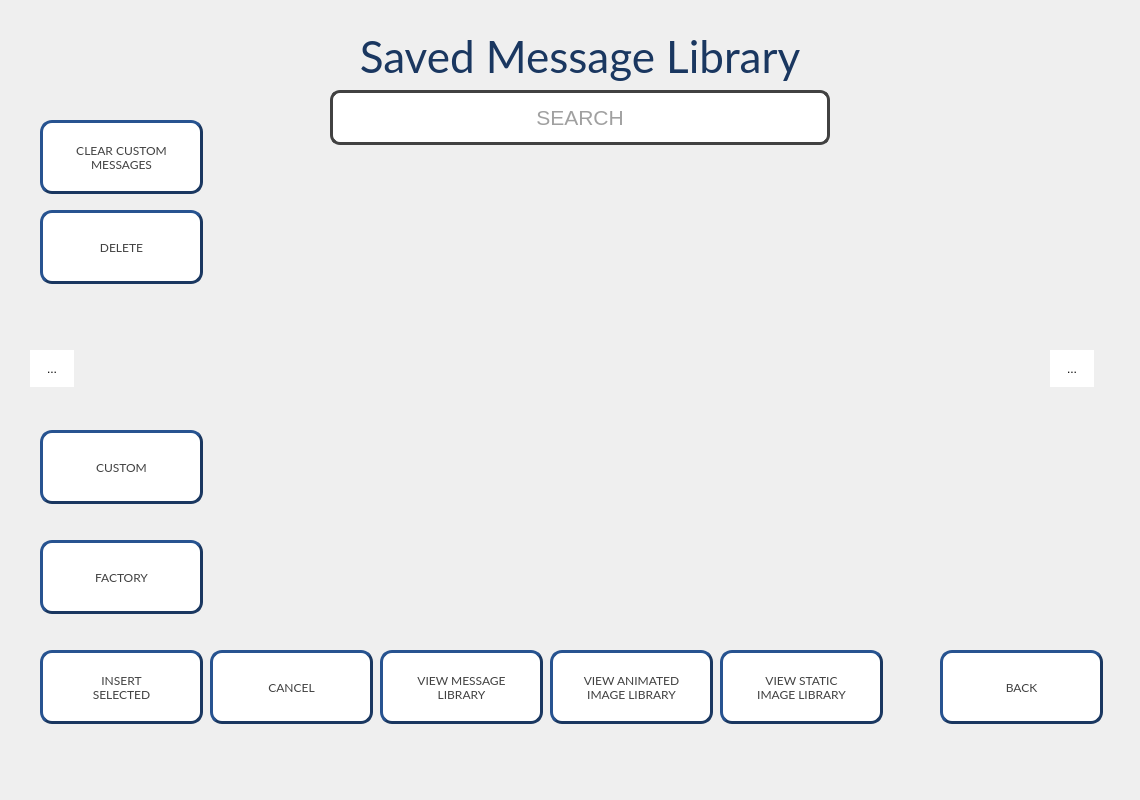
<?xml version="1.0" encoding="UTF-8"?>
<ui version="4.0">
 <class>HNS_Message_Library</class>
 <widget class="QWidget" name="HNS_Message_Library">
  <property name="geometry">
   <rect>
    <x>0</x>
    <y>0</y>
    <width>1140</width>
    <height>800</height>
   </rect>
  </property>
  <property name="windowTitle">
   <string>Form</string>
  </property>
  <widget class="QToolButton" name="PB_MsgLib_Next">
   <property name="geometry">
    <rect>
     <x>1050</x>
     <y>350</y>
     <width>44</width>
     <height>37</height>
    </rect>
   </property>
   <property name="styleSheet">
    <string notr="true">QToolButton{
background-color:#FFFFFF;
border:none
}</string>
   </property>
   <property name="text">
    <string>...</string>
   </property>
   <property name="icon">
    <iconset>
     <normaloff>:/icons/Right Arrow.png</normaloff>:/icons/Right Arrow.png</iconset>
   </property>
   <property name="iconSize">
    <size>
     <width>42</width>
     <height>35</height>
    </size>
   </property>
  </widget>
  <widget class="QPushButton" name="PB_MsgLib_Del_All">
   <property name="geometry">
    <rect>
     <x>40</x>
     <y>120</y>
     <width>163</width>
     <height>74</height>
    </rect>
   </property>
   <property name="font">
    <font>
     <family>Lato</family>
    </font>
   </property>
   <property name="styleSheet">
    <string notr="true">QPushButton{
	background-color:#FFFFFF;
	color:#414141;
	border-style:outset;
	border-width:3px;
	border-color:#1A3760;
	border-radius:12px;
}</string>
   </property>
   <property name="text">
    <string>CLEAR CUSTOM
MESSAGES</string>
   </property>
  </widget>
  <widget class="HNS_Message_Preview" name="GV_MessageLibrary_Preview2" native="true">
   <property name="geometry">
    <rect>
     <x>510</x>
     <y>160</y>
     <width>230</width>
     <height>125</height>
    </rect>
   </property>
   <property name="styleSheet">
    <string notr="true"/>
   </property>
  </widget>
  <widget class="QPushButton" name="PB_MsgLib_Pick2">
   <property name="geometry">
    <rect>
     <x>380</x>
     <y>650</y>
     <width>163</width>
     <height>74</height>
    </rect>
   </property>
   <property name="font">
    <font>
     <family>Lato</family>
    </font>
   </property>
   <property name="styleSheet">
    <string notr="true">QPushButton{
	background-color:#FFFFFF;
	color:#414141;
	border-style:outset;
	border-width:3px;
	border-color:#1A3760;
	border-radius:12px;
}</string>
   </property>
   <property name="text">
    <string>VIEW MESSAGE
LIBRARY</string>
   </property>
  </widget>
  <widget class="QToolButton" name="PB_MsgLib_Prev">
   <property name="geometry">
    <rect>
     <x>30</x>
     <y>350</y>
     <width>44</width>
     <height>37</height>
    </rect>
   </property>
   <property name="styleSheet">
    <string notr="true">QToolButton{
background-color:#FFFFFF;
border:none
}</string>
   </property>
   <property name="text">
    <string>...</string>
   </property>
   <property name="icon">
    <iconset>
     <normaloff>:/icons/Left Arrow.png</normaloff>:/icons/Left Arrow.png</iconset>
   </property>
   <property name="iconSize">
    <size>
     <width>42</width>
     <height>35</height>
    </size>
   </property>
  </widget>
  <widget class="HNS_Message_Preview" name="GV_MessageLibrary_Preview9" native="true">
   <property name="geometry">
    <rect>
     <x>790</x>
     <y>500</y>
     <width>230</width>
     <height>125</height>
    </rect>
   </property>
   <property name="styleSheet">
    <string notr="true"/>
   </property>
  </widget>
  <widget class="HNS_Message_Preview" name="GV_MessageLibrary_Preview5" native="true">
   <property name="geometry">
    <rect>
     <x>510</x>
     <y>330</y>
     <width>230</width>
     <height>125</height>
    </rect>
   </property>
   <property name="styleSheet">
    <string notr="true"/>
   </property>
  </widget>
  <widget class="HNS_Message_Preview" name="GV_MessageLibrary_Preview1" native="true">
   <property name="geometry">
    <rect>
     <x>230</x>
     <y>160</y>
     <width>230</width>
     <height>125</height>
    </rect>
   </property>
   <property name="styleSheet">
    <string notr="true"/>
   </property>
  </widget>
  <widget class="QPushButton" name="PB_MsgLib_Custom">
   <property name="geometry">
    <rect>
     <x>40</x>
     <y>430</y>
     <width>163</width>
     <height>74</height>
    </rect>
   </property>
   <property name="font">
    <font>
     <family>Lato</family>
    </font>
   </property>
   <property name="styleSheet">
    <string notr="true">QPushButton{
	background-color:#FFFFFF;
	color:#414141;
	border-style:outset;
	border-width:3px;
	border-color:#1A3760;
	border-radius:12px;
}
QPushButton:checked{
	background-color:#1A3760;
	color:#FFFFFF;
	border-radius:12px;
}</string>
   </property>
   <property name="text">
    <string>CUSTOM</string>
   </property>
   <property name="checkable">
    <bool>true</bool>
   </property>
  </widget>
  <widget class="HNS_Message_Preview" name="GV_MessageLibrary_Preview4" native="true">
   <property name="geometry">
    <rect>
     <x>230</x>
     <y>330</y>
     <width>230</width>
     <height>125</height>
    </rect>
   </property>
   <property name="styleSheet">
    <string notr="true"/>
   </property>
  </widget>
  <widget class="QPushButton" name="PB_MsgLib_Del">
   <property name="geometry">
    <rect>
     <x>40</x>
     <y>210</y>
     <width>163</width>
     <height>74</height>
    </rect>
   </property>
   <property name="font">
    <font>
     <family>Lato</family>
    </font>
   </property>
   <property name="styleSheet">
    <string notr="true">QPushButton{
	background-color:#FFFFFF;
	color:#414141;
	border-style:outset;
	border-width:3px;
	border-color:#1A3760;
	border-radius:12px;
}</string>
   </property>
   <property name="text">
    <string>DELETE</string>
   </property>
  </widget>
  <widget class="QLineEdit" name="LE_Search">
   <property name="geometry">
    <rect>
     <x>330</x>
     <y>90</y>
     <width>500</width>
     <height>55</height>
    </rect>
   </property>
   <property name="font">
    <font>
     <pointsize>16</pointsize>
    </font>
   </property>
   <property name="styleSheet">
    <string notr="true">color:#414141;border: 3px solid #414141;border-radius:10px;</string>
   </property>
   <property name="text">
    <string/>
   </property>
   <property name="alignment">
    <set>Qt::AlignCenter</set>
   </property>
   <property name="placeholderText">
    <string>SEARCH</string>
   </property>
   <property name="clearButtonEnabled">
    <bool>true</bool>
   </property>
  </widget>
  <widget class="QPushButton" name="PB_MsgLib_InsSelected">
   <property name="geometry">
    <rect>
     <x>40</x>
     <y>650</y>
     <width>163</width>
     <height>74</height>
    </rect>
   </property>
   <property name="font">
    <font>
     <family>Lato</family>
    </font>
   </property>
   <property name="styleSheet">
    <string notr="true">QPushButton{
	background-color:#FFFFFF;
	color:#414141;
	border-style:outset;
	border-width:3px;
	border-color:#1A3760;
	border-radius:12px;
}</string>
   </property>
   <property name="text">
    <string>INSERT
SELECTED</string>
   </property>
  </widget>
  <widget class="QPushButton" name="PB_MsgLib_Back">
   <property name="geometry">
    <rect>
     <x>940</x>
     <y>650</y>
     <width>163</width>
     <height>74</height>
    </rect>
   </property>
   <property name="font">
    <font>
     <family>Lato</family>
    </font>
   </property>
   <property name="styleSheet">
    <string notr="true">QPushButton{
	background-color:#FFFFFF;
	color:#414141;
	border-style:outset;
	border-width:3px;
	border-color:#1A3760;
	border-radius:12px;
}</string>
   </property>
   <property name="text">
    <string>BACK</string>
   </property>
  </widget>
  <widget class="HNS_Message_Preview" name="GV_MessageLibrary_Preview7" native="true">
   <property name="geometry">
    <rect>
     <x>230</x>
     <y>500</y>
     <width>230</width>
     <height>125</height>
    </rect>
   </property>
   <property name="styleSheet">
    <string notr="true"/>
   </property>
  </widget>
  <widget class="QPushButton" name="PB_MsgLib_Cancel">
   <property name="geometry">
    <rect>
     <x>210</x>
     <y>650</y>
     <width>163</width>
     <height>74</height>
    </rect>
   </property>
   <property name="font">
    <font>
     <family>Lato</family>
    </font>
   </property>
   <property name="styleSheet">
    <string notr="true">QPushButton{
	background-color:#FFFFFF;
	color:#414141;
	border-style:outset;
	border-width:3px;
	border-color:#1A3760;
	border-radius:12px;
}</string>
   </property>
   <property name="text">
    <string>CANCEL</string>
   </property>
  </widget>
  <widget class="HNS_Message_Preview" name="GV_MessageLibrary_Preview6" native="true">
   <property name="geometry">
    <rect>
     <x>790</x>
     <y>330</y>
     <width>230</width>
     <height>125</height>
    </rect>
   </property>
   <property name="styleSheet">
    <string notr="true"/>
   </property>
  </widget>
  <widget class="QLabel" name="LBL_MsgLib_Title">
   <property name="geometry">
    <rect>
     <x>180</x>
     <y>30</y>
     <width>800</width>
     <height>51</height>
    </rect>
   </property>
   <property name="font">
    <font>
     <family>Lato</family>
     <pointsize>33</pointsize>
    </font>
   </property>
   <property name="styleSheet">
    <string notr="true">color:#1A3760</string>
   </property>
   <property name="text">
    <string>Saved Message Library</string>
   </property>
   <property name="alignment">
    <set>Qt::AlignCenter</set>
   </property>
  </widget>
  <widget class="HNS_Message_Preview" name="GV_MessageLibrary_Preview3" native="true">
   <property name="geometry">
    <rect>
     <x>790</x>
     <y>160</y>
     <width>230</width>
     <height>125</height>
    </rect>
   </property>
   <property name="styleSheet">
    <string notr="true"/>
   </property>
  </widget>
  <widget class="HNS_Message_Preview" name="GV_MessageLibrary_Preview8" native="true">
   <property name="geometry">
    <rect>
     <x>510</x>
     <y>500</y>
     <width>230</width>
     <height>125</height>
    </rect>
   </property>
   <property name="styleSheet">
    <string notr="true"/>
   </property>
  </widget>
  <widget class="QPushButton" name="PB_MsgLib_Pick1">
   <property name="geometry">
    <rect>
     <x>550</x>
     <y>650</y>
     <width>163</width>
     <height>74</height>
    </rect>
   </property>
   <property name="font">
    <font>
     <family>Lato</family>
    </font>
   </property>
   <property name="styleSheet">
    <string notr="true">QPushButton{
	background-color:#FFFFFF;
	color:#414141;
	border-style:outset;
	border-width:3px;
	border-color:#1A3760;
	border-radius:12px;
}</string>
   </property>
   <property name="text">
    <string>VIEW ANIMATED
IMAGE LIBRARY</string>
   </property>
  </widget>
  <widget class="QPushButton" name="PB_MsgLib_Fact">
   <property name="geometry">
    <rect>
     <x>40</x>
     <y>540</y>
     <width>163</width>
     <height>74</height>
    </rect>
   </property>
   <property name="font">
    <font>
     <family>Lato</family>
    </font>
   </property>
   <property name="styleSheet">
    <string notr="true">QPushButton{
	background-color:#FFFFFF;
	color:#414141;
	border-style:outset;
	border-width:3px;
	border-color:#1A3760;
	border-radius:12px;
}

QPushButton:checked{
	background-color:#1A3760;
	color:#FFFFFF;
	border-radius:12px;
}</string>
   </property>
   <property name="text">
    <string>FACTORY</string>
   </property>
   <property name="checkable">
    <bool>true</bool>
   </property>
   <property name="checked">
    <bool>false</bool>
   </property>
  </widget>
  <widget class="QPushButton" name="PB_MsgLib_Pick3">
   <property name="geometry">
    <rect>
     <x>720</x>
     <y>650</y>
     <width>163</width>
     <height>74</height>
    </rect>
   </property>
   <property name="font">
    <font>
     <family>Lato</family>
    </font>
   </property>
   <property name="styleSheet">
    <string notr="true">QPushButton{
	background-color:#FFFFFF;
	color:#414141;
	border-style:outset;
	border-width:3px;
	border-color:#1A3760;
	border-radius:12px;
}</string>
   </property>
   <property name="text">
    <string>VIEW STATIC
IMAGE LIBRARY</string>
   </property>
  </widget>
 </widget>
 <customwidgets>
  <customwidget>
   <class>HNS_Message_Preview</class>
   <extends>QWidget</extends>
   <header>hns_message_preview.h</header>
   <container>1</container>
  </customwidget>
 </customwidgets>
 <resources/>
 <connections/>
</ui>
